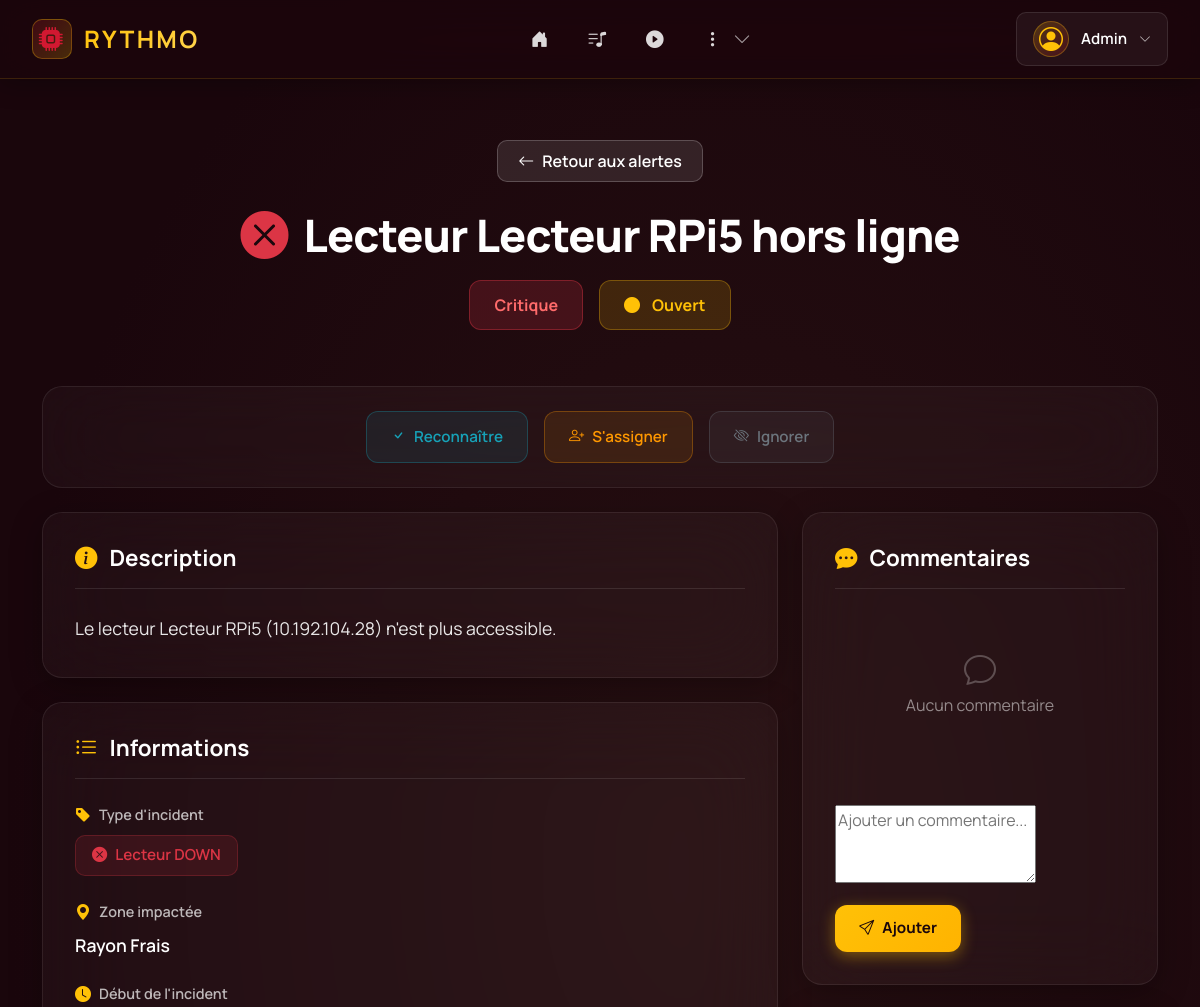
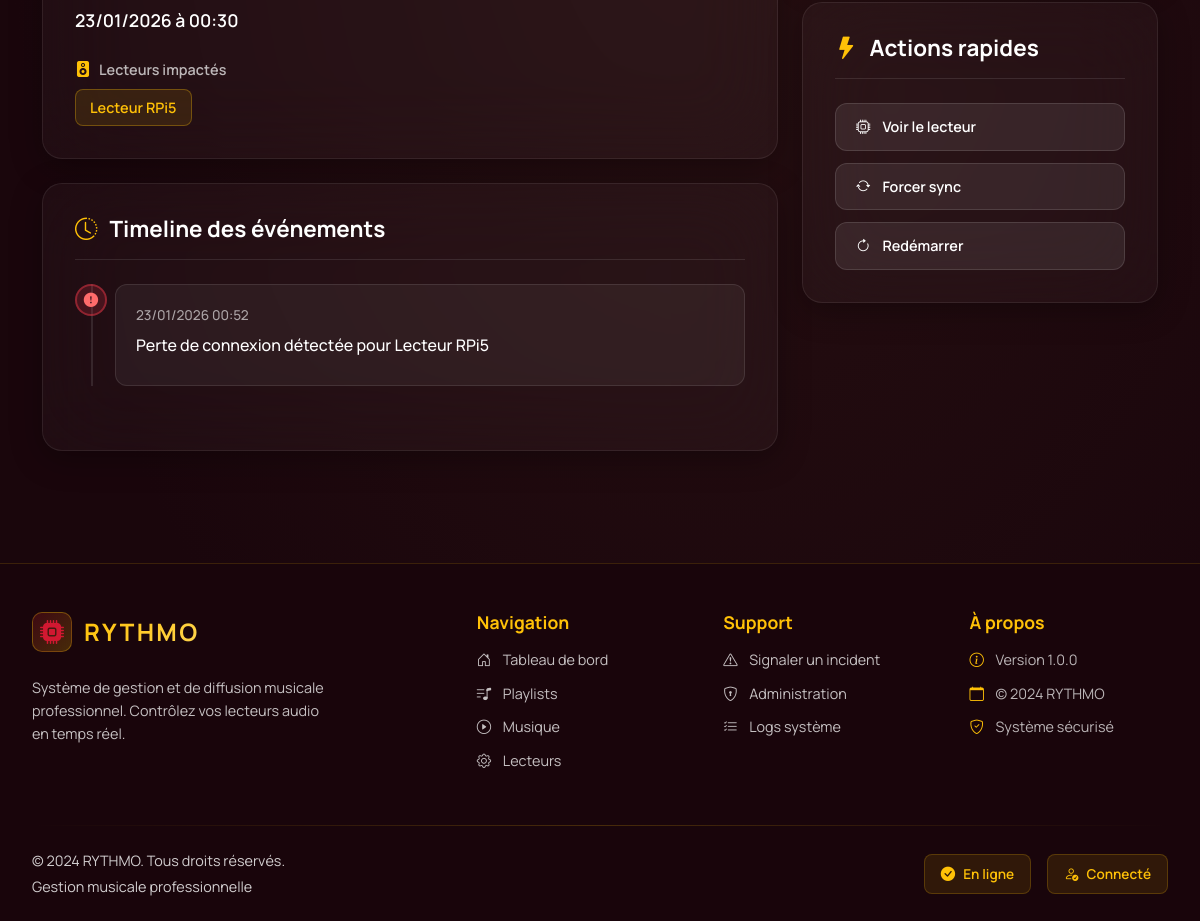
Screenshot of /alertes/inc_1_down_1769130973 (signed in) with the database file from the repository (2 pictures, top to bottom).
### tables this page shows
CREATE TABLE Utilisateur(
   id_utilisateur INTEGER PRIMARY KEY AUTOINCREMENT,
   nom_utilisateur VARCHAR(50) UNIQUE,
   motdepasse VARCHAR(128),
   role VARCHAR(50),
   prenom VARCHAR(50),
   nom VARCHAR(50),
   age INTEGER,
   email VARCHAR(100) UNIQUE,
   login_attempts INTEGER DEFAULT 0,
   block_until DATETIME,
   last_login DATETIME
);

CREATE TABLE Lecteur(
   id_lecteur INTEGER PRIMARY KEY AUTOINCREMENT,
   nom_lecteur VARCHAR(50) NOT NULL UNIQUE,
   adresseIP VARCHAR(50) UNIQUE,
   etat_lecteur VARCHAR(50) DEFAULT 'Hors ligne',
   emplacement VARCHAR(50),
   derniere_synchro DATETIME,
   adresse_lecteur VARCHAR(50),
   id_organisation INTEGER NOT NULL,
   playlist_active_id INTEGER, 
   volume INTEGER DEFAULT 80,
   alerte_active BOOLEAN DEFAULT 0,
   FOREIGN KEY(id_organisation) REFERENCES Organisation(id_organisation),
   FOREIGN KEY(playlist_active_id) REFERENCES Playlist(id_playlist)
);

### app/controllers/AlertesController.py (the view)
@alertes_bp.route("/<incident_id>", methods=['GET'])
@reqlogged
def alerte_detail(incident_id):
    role = session.get("role", "utilisateur")
    username = session.get("username", "user")
    all_incidents = get_incidents()
    incident = next((inc for inc in all_incidents if inc['id'] == incident_id), None)
    if not incident:
        from flask import abort
        abort(404)
    metadata = {"title": f"Incident: {incident['titre']}", "pagename": "alerte_detail"}
    return render_template(
        "alerte_detail.html",
        metadata=metadata,
        incident=incident,
        incident_types=INCIDENT_TYPES,
        gravites=GRAVITES,
        role=role,
        username=username
    )

### app/templates/alerte_detail.html (shortened to what this page needs)
{% extends 'layout.html' %}
{% block content %}
<div class="alerte-detail-hero">
  <div class="container">
    <div class="detail-header-top">
      <a href="{{ url_for('alertes.alertes') }}" class="btn btn-back">
        <i class="bi bi-arrow-left"></i> Retour aux alertes
      </a>
    </div>
    <h1>
      <span class="incident-type-icon-large" style="color: {{ incident_types[incident.type].couleur }}">
        <i class="bi {{ incident_types[incident.type].icone }}"></i>
      </span>
      {{ incident.titre }}
    </h1>
    <div class="detail-badges">
      <div class="gravite-badge-large gravite-{{ incident.gravite }}">
        {{ gravites[incident.gravite].nom }}
      </div>
      <div class="etat-badge-large etat-{{ incident.etat }}">
        {% if incident.etat == 'ouvert' %}
          <i class="bi bi-circle-fill"></i> Ouvert
        {% elif incident.etat == 'en_cours' %}
          <i class="bi bi-arrow-repeat"></i> En cours
        {% elif incident.etat == 'resolu' %}
          <i class="bi bi-check-circle-fill"></i> Résolu
        {% elif incident.etat == 'ignore' %}
          <i class="bi bi-eye-slash-fill"></i> Ignoré
        {% endif %}
      </div>
    </div>
  </div>
</div>
<div class="container mt-4 pb-5">
  <div class="detail-actions-bar mb-4">
    <div class="action-group">
      {% if incident.etat == 'ouvert' %}
        <button class="btn-action-main btn-acknowledge" data-action="reconnaitre">
          <i class="bi bi-check"></i> Reconnaître
        </button>
        <button class="btn-action-main btn-assign" data-action="assigner">
          <i class="bi bi-person-plus"></i> S'assigner
        </button>
      {% elif incident.etat == 'en_cours' %}
        <button class="btn-action-main btn-resolve" data-action="resoudre" data-bs-toggle="modal" data-bs-target="#resolveModal">
          <i class="bi bi-check-circle"></i> Résoudre
        </button>
      {% endif %}
      {% if incident.etat != 'ignore' %}
        <button class="btn-action-main btn-ignore" data-action="ignorer">
          <i class="bi bi-eye-slash"></i> Ignorer
        </button>
      {% endif %}
    </div>
  </div>
  <div class="row g-4">
    <div class="col-lg-8">
      <div class="detail-card mb-4">
        <div class="detail-card-header">
          <h3><i class="bi bi-info-circle-fill"></i> Description</h3>
        </div>
        <div class="detail-card-body">
          <p class="incident-description-text">{{ incident.description }}</p>
        </div>
      </div>
      <div class="detail-card mb-4">
        <div class="detail-card-header">
          <h3><i class="bi bi-list-ul"></i> Informations</h3>
        </div>
        <div class="detail-card-body">
          <div class="info-grid">
            <div class="info-item">
              <div class="info-label">
                <i class="bi bi-tag-fill"></i> Type d'incident
              </div>
              <div class="info-value">
                <span class="type-badge" style="background: {{ incident_types[incident.type].couleur }}20; border-color: {{ incident_types[incident.type].couleur }}40; color: {{ incident_types[incident.type].couleur }}">
                  <i class="bi {{ incident_types[incident.type].icone }}"></i>
                  {{ incident_types[incident.type].nom }}
                </span>
              </div>
            </div>
            <div class="info-item">
              <div class="info-label">
                <i class="bi bi-geo-alt-fill"></i> Zone impactée
              </div>
              <div class="info-value">{{ incident.zone_impactee }}</div>
            </div>
            <div class="info-item">
              <div class="info-label">
                <i class="bi bi-clock-fill"></i> Début de l'incident
              </div>
              <div class="info-value">{{ incident.debut.strftime('%d/%m/%Y à %H:%M') if incident.debut else 'N/A' }}</div>
            </div>
            <div class="info-item">
              <div class="info-label">
                <i class="bi bi-speaker-fill"></i> Lecteurs impactés
              </div>
              <div class="info-value">
                <div class="lecteurs-list">
                  {% for lecteur in incident.lecteurs_impactes %}
                  <span class="lecteur-tag">{{ lecteur }}</span>
                  {% endfor %}
                </div>
              </div>
            </div>
          </div>
        </div>
      </div>
      <div class="detail-card">
        <div class="detail-card-header">
          <h3><i class="bi bi-clock-history"></i> Timeline des événements</h3>
        </div>
        <div class="detail-card-body">
          <div class="timeline">
            {% for evenement in incident.evenements|sort(attribute='date', reverse=True) %}
              <div class="timeline-item">
                <div class="timeline-marker timeline-{{ evenement.type }}">
                  {% if evenement.type == 'detection' %}
                    <i class="bi bi-exclamation-circle-fill"></i>
                  {% elif evenement.type == 'action' %}
                    <i class="bi bi-person-fill"></i>
                  {% elif evenement.type == 'resolution' %}
                    <i class="bi bi-check-circle-fill"></i>
                  {% else %}
                    <i class="bi bi-circle-fill"></i>
                  {% endif %}
                </div>
                <div class="timeline-content">
                  <div class="timeline-date">
                    {{ evenement.date.strftime('%d/%m/%Y %H:%M') if evenement.date else 'N/A' }}
                  </div>
                  <div class="timeline-message">
                    {{ evenement.message }}
                  </div>
                </div>
              </div>
            {% else %}
              <div class="timeline-empty">
                <i class="bi bi-inbox"></i>
                <p>Aucun événement enregistré</p>
              </div>
            {% endfor %}
          </div>
        </div>
      </div>
    </div>
    <div class="col-lg-4">
      <div class="detail-card mb-4">
        <div class="detail-card-header">
          <h3><i class="bi bi-chat-dots-fill"></i> Commentaires</h3>
        </div>
        <div class="detail-card-body">
          <div class="commentaires-list">
            {% if incident.commentaires %}
              {% for commentaire in incident.commentaires|sort(attribute='date', reverse=True) %}
                <div class="commentaire-item">
                  <div class="commentaire-header">
                    <div class="commentaire-user">
                      <i class="bi bi-person-circle"></i> {{ commentaire.user }}
                    </div>
                    <div class="commentaire-date">
                      {{ commentaire.date.strftime('%d/%m/%Y %H:%M') if commentaire.date else 'N/A' }}
                    </div>
                  </div>
                  <div class="commentaire-text">
                    {{ commentaire.texte }}
                  </div>
                </div>
              {% endfor %}
            {% else %}
              <div class="commentaires-empty">
                <i class="bi bi-chat"></i>
                <p>Aucun commentaire</p>
              </div>
            {% endif %}
          </div>
          {% if incident.etat != 'resolu' and incident.etat != 'ignore' %}
          <form class="commentaire-form" id="commentForm">
            <div class="form-group-rythmo">
              <textarea class="form-control-rythmo" name="commentaire" rows="3"
                        placeholder="Ajouter un commentaire..."></textarea>
            </div>
            <button type="submit" class="btn btn-add-comment">
              <i class="bi bi-send"></i> Ajouter
            </button>
          </form>
          {% endif %}
        </div>
      </div>
      <div class="detail-card">
        <div class="detail-card-header">
          <h3><i class="bi bi-lightning-fill"></i> Actions rapides</h3>
        </div>
        <div class="detail-card-body">
          <div class="quick-actions">
            {% if incident.lecteurs_ids %}
              <a href="{{ url_for('lecteurs_ops.lecteur_ops_detail', lecteur_id=incident.lecteurs_ids[0]) }}"
                 class="btn-quick-action">
                <i class="bi bi-cpu"></i> Voir le lecteur
              </a>
              <button class="btn-quick-action" onclick="forceSync({{ incident.lecteurs_ids[0] }})">
                <i class="bi bi-arrow-repeat"></i> Forcer sync
              </button>
              <button class="btn-quick-action" onclick="restartLecteur({{ incident.lecteurs_ids[0] }})">
                <i class="bi bi-arrow-clockwise"></i> Redémarrer
              </button>
            {% endif %}
          </div>
        </div>
      </div>
    </div>
  </div>
</div>
{% endblock %}

### app/templates/includes/nav.html (shortened to what this page needs)
{% if current_user %}
<nav class="navbar-modern fixed-top navbar-expand-lg">
  <div class="navbar-container">
    <div class="navbar-brand-section">
      <a class="navbar-brand-modern" href="{{ url_for('index') }}">
        <div class="brand-icon-wrapper">
          <i class="bi bi-cpu-fill"></i>
        </div>
        <span class="brand-text">RYTHMO</span>
      </a>
      <div class="music-visualizer" id="music-bar">
      </div>
    </div>
    <div class="navbar-nav-section">
      <div class="collapse navbar-collapse-modern" id="navbarNav">
        <ul class="navbar-nav-modern">
          <li class="nav-item-modern">
            <a class="nav-link-modern nav-link-icon-only" href="{{ url_for('index') }}">
              <i class="bi bi-house-door-fill"></i>
            </a>
          </li>
          <li class="nav-item-modern">
            <a class="nav-link-modern nav-link-icon-only" href="{{ url_for('playlist.playlists') }}">
              <i class="bi bi-music-note-list"></i>
            </a>
          </li>
          <li class="nav-item-modern">
            <a class="nav-link-modern nav-link-icon-only" href="{{ url_for('musique.musique') }}">
              <i class="bi bi-play-circle-fill"></i>
            </a>
          </li>
          {% if current_user.role in ["admin", "superviseur"] or current_user.role == "admin" %}
          <li class="nav-item-modern nav-item-dropdown">
            <button class="nav-link-modern nav-link-icon-only nav-more-btn" type="button" data-bs-toggle="dropdown" aria-expanded="false">
              <i class="bi bi-three-dots-vertical"></i>
              <i class="bi bi-chevron-down nav-dropdown-arrow"></i>
            </button>
          </li>
          {% endif %}
        </ul>
      </div>
    </div>
    <div class="navbar-user-section">
      <div class="user-dropdown">
        <button class="user-menu-trigger" type="button" data-bs-toggle="dropdown" aria-expanded="false">
          <div class="user-avatar-nav">
            <i class="bi bi-person-circle"></i>
          </div>
          <span class="username-text d-none d-lg-inline">{{ current_user.username }}</span>
          <i class="bi bi-chevron-down dropdown-arrow"></i>
        </button>
      </div>
    </div>
  </div>
</nav>
{% endif %}

### rows the page displays
Utilisateur: username "Admin"
Lecteur: zone_impactee "Rayon Frais", nom_lecteur "Lecteur RPi5"

### other values shown
{{ incident.titre }} "Lecteur Lecteur RPi5 hors ligne"
{{ gravites[incident.gravite].nom }} "Critique"
{{ incident.description }} "Le lecteur Lecteur RPi5 (10.192.104.28) n'est plus accessible."
{{ incident_types[incident.type].nom }} "Lecteur DOWN"
{{ evenement.date.strftime('%d/%m/%Y %H:%M') if evenement.date else 'N/A' }} "23/01/2026 00:52"
{{ evenement.message }} "Perte de connexion détectée pour Lecteur RPi5"
